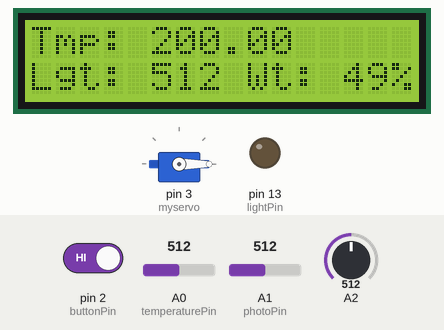
This sketch was run on a simulated Arduino Uno, built with avr-gcc and run on an emulated ATmega328P. On the bench: 16×2 character LCD, servo, output pins drawn as LEDs (lit = HIGH). Inputs (shaded band) come from the test bench; at power-on: A1 (photoPin) = 512, pin 2 (buttonPin) HIGH, A2 = 512, A0 (temperaturePin) = 512. What the sketch prints to the serial monitor is not drawn.

Above: at 6.1 s.
6.2 s: A1 (photoPin) set to 15
18.3 s: pin 2 (buttonPin) driven LOW
At 37.4 s:
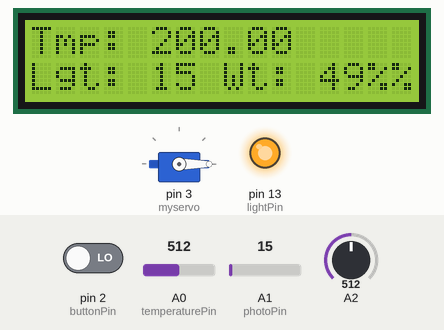
43.9 s: A2 set to 903
At 52.6 s:
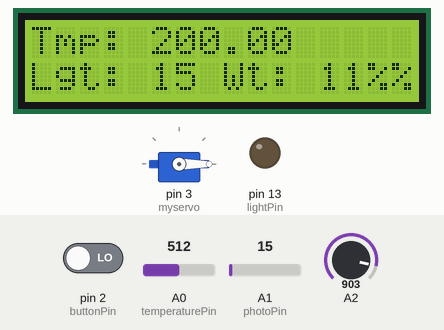
55.5 s: A2 set to 928
At 68.3 s:
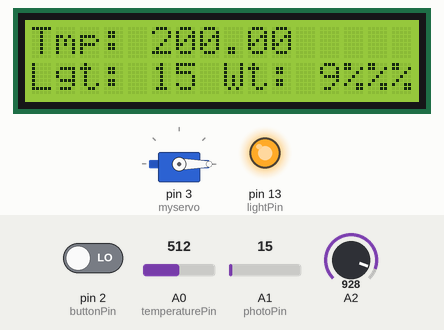
69.0 s: pin 2 (buttonPin) driven HIGH
At 78.08 s:
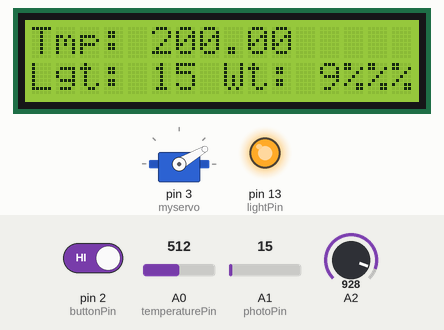
Timing chart, 0 to 81.6 s (numbered marks = the images above; inputs shaded):
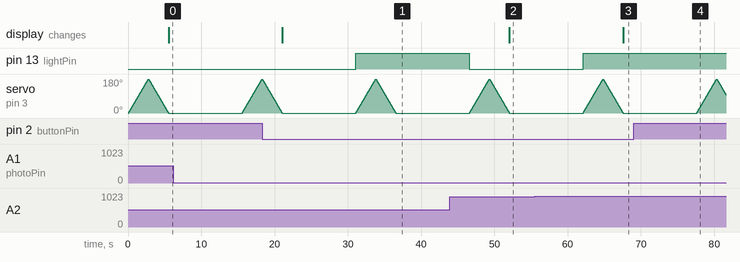

The sketch:

Arduino_sketch.ino
```cpp
#include <LiquidCrystal.h>
#include <SoftwareSerial.h>
#include <ArduinoJson.h>
#include <Servo.h>

Servo myservo; //Servo-motor
LiquidCrystal lcd(7, 8, 9, 10, 11, 12); //LCD-Screen
SoftwareSerial s(5,6); //Connection to NodeMCU

const int temperaturePin = A0;
const int photoPin = A1;
int buttonPin =2;
int lightPin =13;

int pos = 0; //servo position
int lightVal = 0; //light sensor value
int oldmos=-1;
int buttonState=0; //state of the button
int flag=0;

void setup() {
  //LCD START SCREEN
  lcd.begin(16, 2);
  lcd.print("Roses & Co");
  lcd.setCursor(0,1);
  lcd.print("Project");

  //SERIAL CONNECTION TO NODEMCU
  s.begin(9600);

  //PINMODES
  pinMode(lightPin, OUTPUT);
  pinMode(buttonPin, INPUT_PULLUP); // enables internal pull-up resistor

  //SERIAL MONITOR
  Serial.begin(9600);
}

void loop() {
  //TEMPERATURE
  float voltage, degreesC;
  voltage = getVoltage(temperaturePin); //Measure the voltage at the analog pin
  degreesC = (voltage - 0.5) * 100.0; // Convert the voltage to degrees Celsius

  //LIGHT
  lightVal = analogRead(photoPin);

  //SOIL MOISTURE
  int  soil_mos;

  soil_mos=1023-analogRead(2);//get soil moisture value from A0 pin
  soil_mos=map(soil_mos, 0, 1023, 0, 100); //convert moisture value in percentage format

  //MANUAL ACTION WITH LED AND PUSHBUTTON --> FLAG IS USED FOR MAKING SERVO WORK
  buttonState = digitalRead(buttonPin);
  if(buttonState==LOW){
    if (flag ==0){
      digitalWrite(lightPin, HIGH);
      flag=1;
    } else if ( flag == 1){
        digitalWrite(lightPin, LOW);
        flag=0;
      }
    }

  //AUTOMATIC ACTIVATION OF SERVO BY FLAG OR TEMPERATURE
  if (flag==0 || degreesC>25){
    myservo.attach(3);                    //servo goes on
    for (pos = 0; pos <= 180; pos += 1) { //from 0 degrees to 180 degrees in steps of 1 degree
      myservo.write(pos);
      delay(15);                          //wait 15ms for the servo to reach the position
    }
    for (pos = 180; pos >= 0; pos -= 1) { //from 180 degrees back to 0 degrees
      myservo.write(pos);
      delay(15);                          //wait 15ms for the servo to reach the position
    }
  } else {
    myservo.detach();                     //servo goes out
  }

  //LCD SCREEN DATA
  String stringOne = "Tmp: ";
  String stringTwo = String(degreesC);
  String stringTot= stringOne+stringTwo;
  String stringThree = "Lgt: ";
  String stringFour = String(lightVal);
  String string3 = " Wt: ";
  String string4 = String(soil_mos)+"%";
  String stringTot2 = stringThree+stringFour+string3+string4;

  Serial.println(stringTot);
  Serial.println(stringTot2);

  lcd.setCursor(0,0);
  lcd.print(stringTot);
  lcd.setCursor(0,1);
  lcd.print(stringTot2);

  //NODEMCU DATA
  StaticJsonBuffer<200> jsonBuffer;
  JsonObject& root = jsonBuffer.createObject();
  root["data1"] = degreesC;
  root["data2"] = lightVal;
  root["data3"] = soil_mos;
  root.printTo(s);

  //TIME DELAY
  delay(10000); //send data every 10 seconds --> need to press the button till the 10 seconds are over or perfectly on the 10th second to switch the light
}

//FUNCTION TO GET VOLTAGE TO CALCULATE TEMPERATURE
float getVoltage(int pin)
{
  return (analogRead(pin) * 0.004882814);
}
```

Measured:
- the behaviour switches between 920 and 921 on A2 (found by bisection; images 2 and 3)
- after the input at 18.3 s, pin 13 (lightPin): LOW → HIGH after 12.8 s
- after the input at 43.9 s, the display: changes after 8.2 s (image 2)
- after the input at 55.5 s, the display: changes after 12.1 s (image 3)
- after the input at 69.0 s, pin 13 (lightPin): stays HIGH (without the input it goes to LOW after 8.6 s)
